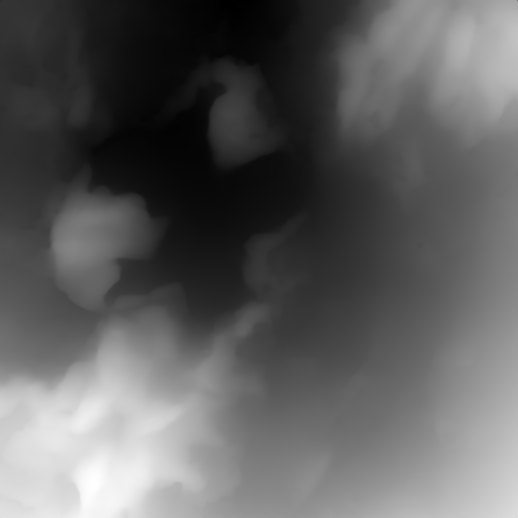
#> input picture backend/debug_raw_depth.png, 518 x 518 px
$ python -i damage.py   (imports and definitions only)   (older library calls are emulated)
#> lines starting #> are read from the running program, lines starting #| are printed output that depends on the picture; after the words box and inside, x2 and y2 are one past the last pixel; in counts of white or black regions, pixels touching at a corner belong together
#> further down, picture is the input picture: PIL image 518x518 L; min 0, max 255, mean 94.9
### backend/app/terrain/disaster_analyzer.py
"""
DisasterAnalyzer — Dual-Temporal Disaster Intelligence Engine
Production-grade bi-temporal change detection with:
1. ORB feature-based spatial registration + homography warp alignment
2. CDF histogram matching for radiometric normalization
3. Multi-index change detection: SSIM, NDVI, NDWI, BSI, SCV
4. Composite disruption map with adaptive percentile thresholding
5. Auto disaster category classification
6. Location-aware demographics & tiered economic cost aggregation
"""

import io
import base64
import math
import cv2
import numpy as np
from PIL import Image
from typing import Optional, Dict, Tuple, List, Any


# ---------------------------------------------------------------------------
# Regional population density lookup (persons per sq km)
# Source: India Census 2011 + UIDAI 2024 estimates
# ---------------------------------------------------------------------------
REGIONAL_DENSITY = {
    "urban":      12000,   # Dense urban core (Delhi, Mumbai, Kolkata)
    "semi_urban":  3500,   # Peri-urban / city outskirts
    "rural":        450,   # Rural / village regions
    "hilly":        120,   # Himalayan / hilly terrain
    "default":      800,   # National fallback average
}

# Tiered cost per destroyed structure (INR)
COST_PER_STRUCTURE_INR = {
    "urban":      3500000,   # ₹35 Lakhs
    "semi_urban": 1800000,   # ₹18 Lakhs
    "rural":       800000,   # ₹8 Lakhs
    "hilly":       600000,   # ₹6 Lakhs
    "default":    1200000,   # ₹12 Lakhs
}

# Infrastructure & crop damage per hectare (INR)
INFRA_COST_PER_HECTARE_INR = {
    "urban":      250000,
    "semi_urban": 150000,
    "rural":       80000,
    "hilly":       50000,
    "default":    100000,
}

INR_TO_USD = 84.0


class DisasterAnalyzer:
    """
    Dual-temporal disaster change detection engine with multi-spectral index
    analysis and geospatial demographics aggregation.
    """

    def __init__(
        self,
        target_size: Tuple[int, int] = (512, 512),
        gsd_m_per_px: float = 1.5,
        region_type: str = "default",
    ):
        self.target_size = target_size
        self.gsd_m_per_px = gsd_m_per_px
        self.region_type = region_type
        self.sq_m_per_px = gsd_m_per_px ** 2

    # -----------------------------------------------------------------------
    # 1. Spatial Alignment — ORB Feature Registration
    # -----------------------------------------------------------------------
    # [205 lines left out: functions _align_images, _histogram_match, _compute_ndvi, _compute_ndwi, _compute_bsi, _compute_scv and 4 more, not called in this run]

    # -----------------------------------------------------------------------
    # 7. Connected Component Footprint Analysis
    # -----------------------------------------------------------------------
    def _count_damaged_structures(
        self, high_mask: np.ndarray
    ) -> Tuple[int, int, int, int]:
        """
        Returns (building_count, max_footprint_area_px, epicenter_x, epicenter_y).
        Also stores self._damaged_centroids as list of [x, y] for each building.
        """
        h, w = high_mask.shape
        high_u8 = (high_mask.astype(np.uint8)) * 255
        kernel = cv2.getStructuringElement(cv2.MORPH_RECT, (5, 5))
        cleaned = cv2.morphologyEx(high_u8, cv2.MORPH_OPEN, kernel)
        num_labels, labels, stats, centroids = cv2.connectedComponentsWithStats(cleaned)

        count = 0
        max_area = 0
        epi_x, epi_y = w // 2, h // 2
        building_centroids = []

        for i in range(1, num_labels):
            area = stats[i, cv2.CC_STAT_AREA]
            if 25 <= area <= 5000:
                count += 1
                cx = int(centroids[i][0])
                cy = int(centroids[i][1])
                building_centroids.append([cx, cy])
                if area > max_area:
                    max_area = area
                    epi_x = cx
                    epi_y = cy

        if count == 0 and np.sum(high_mask) > 0:
            count = max(1, int(np.sum(high_mask) / 120.0))
            # Generate approximate centroids from high-damage regions
            ys, xs = np.where(high_mask)
            if len(xs) > 0:
                # Cluster into approximate building locations
                step = max(1, len(xs) // min(count, 50))
                indices = list(range(0, len(xs), step))[:count]
                for idx in indices:
                    building_centroids.append([int(xs[idx]), int(ys[idx])])

        self._damaged_centroids = building_centroids
        return count, max_area, epi_x, epi_y

    # -----------------------------------------------------------------------
    # 8. Demographics & Economic Aggregation
    # -----------------------------------------------------------------------
    def _aggregate_demographics(
        self,
        building_count: int,
        impact_pixels: int,
        impact_hectares: float,
        latitude: Optional[float] = None,
        longitude: Optional[float] = None,
    ) -> Dict[str, Any]:
        """
        Location-aware population & cost estimation.
        """
        region = self.region_type

        # Heuristic region detection from coordinates (India)
        if latitude is not None and longitude is not None:
            if latitude > 30.0:
                region = "hilly"  # Himalayan belt
            elif latitude < 15.0 and longitude > 78.0:
                region = "semi_urban"
            # Default stays as initialized

        density = REGIONAL_DENSITY.get(region, REGIONAL_DENSITY["default"])
        cost_per_bldg = COST_PER_STRUCTURE_INR.get(region, COST_PER_STRUCTURE_INR["default"])
        infra_per_ha = INFRA_COST_PER_HECTARE_INR.get(region, INFRA_COST_PER_HECTARE_INR["default"])

        # Affected population = density × impact area in sq km
        impact_sq_km = (impact_pixels * self.sq_m_per_px) / 1e6
        affected_pop = max(int(density * impact_sq_km), int(building_count * 4.8))

        # Economic cost
        structure_cost_inr = building_count * cost_per_bldg
        infra_cost_inr = int(impact_hectares * infra_per_ha)
        total_inr = structure_cost_inr + infra_cost_inr
        total_usd = int(total_inr / INR_TO_USD)
        total_inr_lakhs = round(total_inr / 100000.0, 2)

        return {
            "region_type": region,
            "population_density_per_sqkm": density,
            "affected_population": affected_pop,
            "cost_inr": total_inr,
            "cost_inr_lakhs": total_inr_lakhs,
            "cost_usd": total_usd,
            "structure_cost_inr": structure_cost_inr,
            "infrastructure_cost_inr": infra_cost_inr,
        }

    # -----------------------------------------------------------------------
    # 9. Heatmap Overlay Generation
    # -----------------------------------------------------------------------
    def _generate_heatmap_overlay(
        self, diff_norm: np.ndarray, detected_type: str, img_after: Optional[np.ndarray] = None
    ) -> Tuple[str, np.ndarray, np.ndarray]:
        """
        Generates crystal-clear satellite-blended damage heatmap PNG (base64).
        """
        h, w = diff_norm.shape
        mod_mask = (diff_norm >= 0.25) & (diff_norm < 0.50)
        high_mask = diff_norm >= 0.50

        if img_after is not None:
            bg_rgb = img_after.astype(np.float32)
            blended = bg_rgb.copy()
            blended[mod_mask] = 0.55 * bg_rgb[mod_mask] + 0.45 * np.array([245, 158, 11])
            blended[high_mask] = 0.40 * bg_rgb[high_mask] + 0.60 * np.array([239, 68, 68])

            high_u8 = high_mask.astype(np.uint8) * 255
            contours, _ = cv2.findContours(high_u8, cv2.RETR_EXTERNAL, cv2.CHAIN_APPROX_SIMPLE)
            cv2.drawContours(blended, contours, -1, (255, 255, 255), 1)

            final_rgba = np.dstack((blended.astype(np.uint8), np.full((h, w), 255, dtype=np.uint8)))
            overlay_img = Image.fromarray(final_rgba, mode="RGBA")
        else:
            overlay = np.zeros((h, w, 4), dtype=np.uint8)
            overlay[mod_mask] = [245, 158, 11, 160]
            overlay[high_mask] = [239, 68, 68, 220]
            overlay_img = Image.fromarray(overlay, mode="RGBA")

        buf = io.BytesIO()
        overlay_img.save(buf, format="PNG")
        b64 = base64.b64encode(buf.getvalue()).decode("utf-8")

        return b64, mod_mask, high_mask

    # -----------------------------------------------------------------------
    # 10. Staging Point Detection
    # -----------------------------------------------------------------------
    def _find_staging_point(self, diff_norm: np.ndarray) -> Tuple[int, int]:
        """Find low-risk staging location for rescue team."""
        low_mask = diff_norm < 0.20
        if np.any(low_mask):
            y_idxs, x_idxs = np.where(low_mask)
            return int(x_idxs[0]), int(y_idxs[0])
        return 30, 30

    # ===================================================================
    # PRIMARY API: Full Bi-Temporal Analysis
    # ===================================================================
    # [123 lines left out: function analyze, not called in this run]

    # ===================================================================
    # SECONDARY API: Single-Image Disaster Analysis
    # ===================================================================
    def analyze_single(
        self,
        after_image: Image.Image,
        disaster_type: str = "auto",
        latitude: Optional[float] = None,
        longitude: Optional[float] = None,
        gsd: Optional[float] = None,
    ) -> Dict[str, Any]:
        """
        Single-view multi-disaster assessment on a present optical image.
        """
#> called with disaster_type = 'auto'
        w, h = self.target_size
        if gsd is not None and gsd > 0:
            self.gsd_m_per_px = gsd
            self.sq_m_per_px = gsd ** 2

        img = np.array(after_image.convert("RGB").resize((w, h), Image.LANCZOS))
        gray = cv2.cvtColor(img, cv2.COLOR_RGB2GRAY)

        # Texture disruption via Laplacian
        laplacian = cv2.Laplacian(gray, cv2.CV_32F)
        abs_lap = np.abs(laplacian)
        lap_blur = cv2.GaussianBlur(abs_lap, (15, 15), 0)
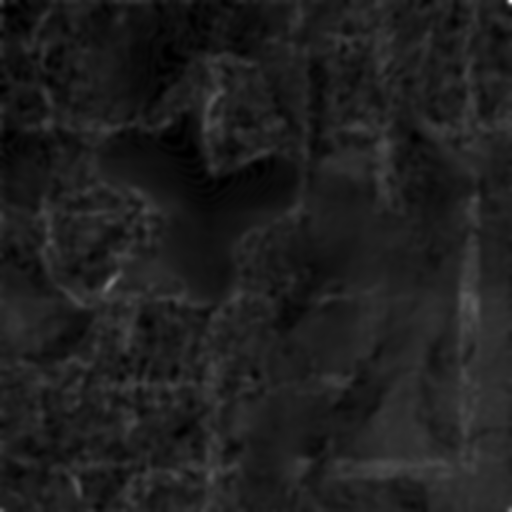
#> lap_blur: shape (512, 512) float32; min 0.00113, max 9.45, mean 1.16; drawn with min black and max white

        # HSV-based anomaly
        hsv = cv2.cvtColor(img, cv2.COLOR_RGB2HSV)
#> hsv: shape (512, 512, 3); mean H, S, V 0, 0, 94.9
        val = hsv[:, :, 2].astype(np.float32) / 255.0

        p98_lap = np.percentile(lap_blur, 98) + 1e-5
#> p98_lap = 2.14
        disruption = 0.6 * (lap_blur / p98_lap) + 0.4 * (1.0 - val)
        disruption_norm = np.clip(cv2.GaussianBlur(disruption, (11, 11), 0), 0.0, 1.0)
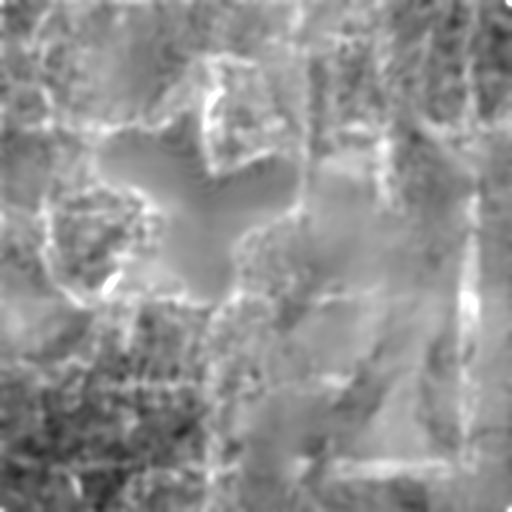
#> disruption_norm: shape (512, 512) float32; min 0.157, max 1, mean 0.576

        # Generate satellite-blended heatmap overlay
        change_b64, mod_mask, high_mask = self._generate_heatmap_overlay(disruption_norm, disaster_type, img_after=img)
#> in _generate_heatmap_overlay, `mod_mask = (diff_norm >= 0.25) & (diff_norm < 0.50)`:
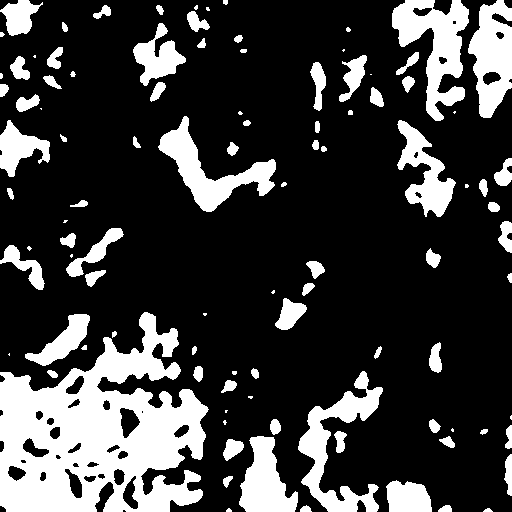
#> mod_mask: shape (512, 512) bool; 23.3% white; 102 white regions (25 under 20 px), largest, box (x1, y1, x2, y2) and area: (0, 312, 209, 512) 24230, (392, 0, 469, 121) 4352, (298, 371, 383, 512) 3960
#> in _generate_heatmap_overlay, `contours, _ = cv2.findContours(high_u8, cv2.RETR_EXTERNAL, cv2.CHAIN_A..`: contours = 28 contours, 10 with area under 20; largest, box (x1, y1, x2, y2) and area: (0, 0, 512, 512) 212134, (120, 408, 140, 438) 342, (123, 476, 138, 509) 227, (65, 469, 82, 498) 221, (433, 0, 452, 15) 174
#> in _generate_heatmap_overlay, `cv2.drawContours(blended, contours, -1, (255, 255, 255), 1)`:
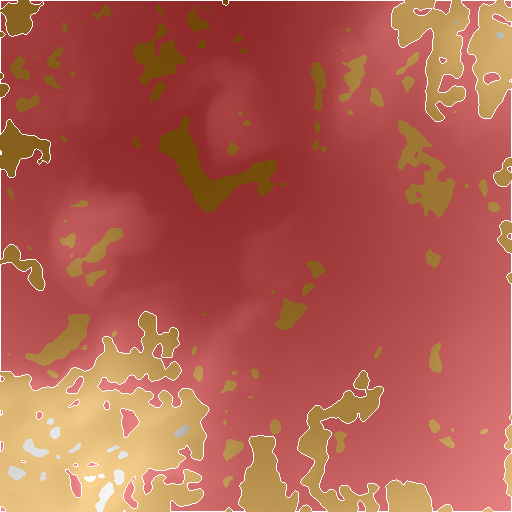
#> blended: shape (512, 512, 3) float32; mean R, G, B 179.7, 94.3, 78.9

        total_change_pct = round(float(np.mean(disruption_norm >= 0.35)) * 100.0, 1)
#> total_change_pct = 96.4
        high_damage_pct = round(float(np.mean(high_mask)) * 100.0, 1)
#> high_damage_pct = 76.2
        mod_damage_pct = round(float(np.mean(mod_mask)) * 100.0, 1)
#> mod_damage_pct = 23.3

        building_count, _, epi_x, epi_y = self._count_damaged_structures(high_mask)
#> in _count_damaged_structures, `cleaned = cv2.morphologyEx(high_u8, cv2.MORPH_OPEN, kernel)`:
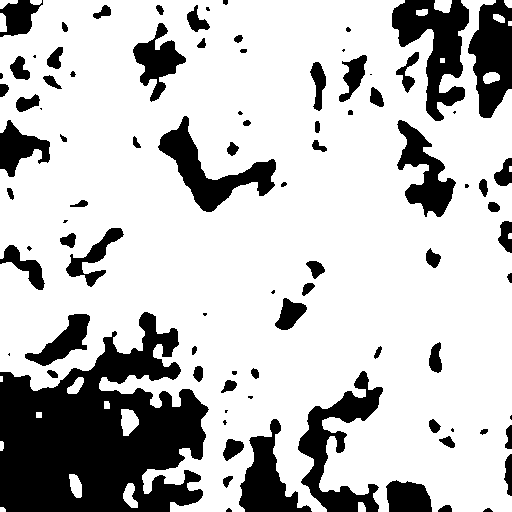
#> cleaned: shape (512, 512); 75.8% white; 90 black regions (22 under 20 px), largest, box (x1, y1, x2, y2) and area: (0, 312, 209, 512) 26011, (392, 0, 469, 121) 4451, (298, 371, 383, 512) 4266
#> in _count_damaged_structures, `num_labels, labels, stats, centroids = cv2.connectedComponentsWithStat..`:
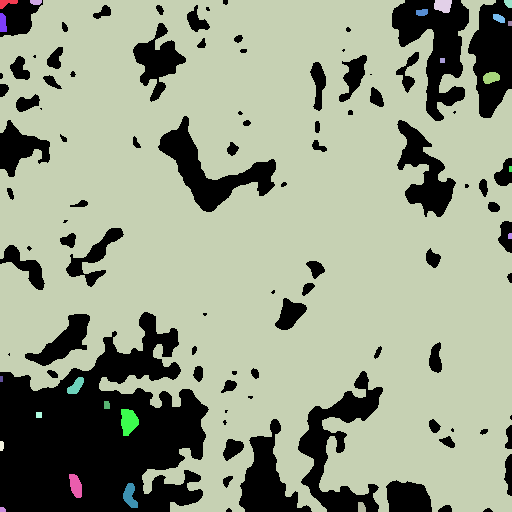
#> labels: shape (512, 512) int32; 24 distinct labels, from 0 to 23; one colour per label, 0 black
#> in _count_damaged_structures, `num_labels, labels, stats, centroids = cv2.connectedComponentsWithStat..`: num_labels = 24; stats = 24 rows, first 6: [0, 0, 512, 512, 63561], [0, 0, 18, 9, 94], [30, 0, 12, 5, 53], [0, 0, 512, 512, 196449], [434, 0, 18, 13, 193], [504, 0, 8, 8, 53]; centroids = 24 rows, first 8: [213.1, 308.1], [6.73, 2.54], [35.57, 1.77], [269.7, 238.3], [442.6, 5.24], [508, 3.04], [421.6, 12.01], [2.59, 22.78]
#> the loop in _count_damaged_structures, `for i in range(1, num_labels):` made 23 passes
#> (area, cx, cy, max_area, epi_x, epi_y) on passes 1, 4, 17: (94, 6, 2, 94, 6, 2), (193, 442, 5, 193, 442, 5), (360, 128, 421, 360, 128, 421)
#> after the loop in _count_damaged_structures, `for i in range(1, num_labels):`: building_centroids = [[6, 2], [35, 1], [442, 5], [508, 3], [421, 12], [2, 22], [498, 17], [442, 60], [490, 77], [75, 385], [106, 404], [128, 421], [38, 414], [1, 445], [75, 485], [129, 495], [361, 506], [2, 509]]; count = 18; epi_x = 128; epi_y = 421; max_area = 360
#> in _count_damaged_structures, `self._damaged_centroids = building_centroids`: self._damaged_centroids has the same summary as building_centroids
#> building_count = 18; epi_x = 128; epi_y = 421
        staging_x, staging_y = self._find_staging_point(disruption_norm)
#> in _find_staging_point, `low_mask = diff_norm < 0.20`:
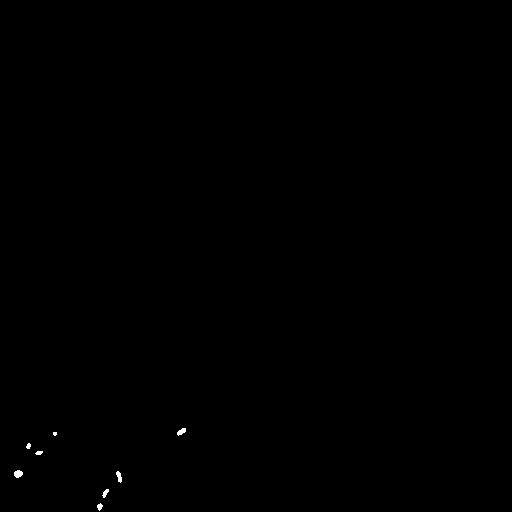
#> low_mask: shape (512, 512) bool; 0.1% white; 8 white regions (1 under 20 px), largest, box (x1, y1, x2, y2) and area: (14, 470, 23, 478) 54, (116, 471, 122, 483) 45, (177, 428, 186, 436) 44
#> in _find_staging_point, `y_idxs, x_idxs = np.where(low_mask)`: y_idxs = 268 values from 428 to 510; x_idxs = 268 values, max 185 at index 3, min 14 at index 117, mean 86.47
#> staging_x = 182; staging_y = 428

        impact_pixels = int(np.sum(disruption_norm >= 0.35))
#> impact_pixels = 252813
        impact_area_sqm = int(impact_pixels * self.sq_m_per_px)
#> impact_area_sqm = 568829
        impact_hectares = round(impact_area_sqm / 10000.0, 2)
#> impact_hectares = 56.88

        demographics = self._aggregate_demographics(
            building_count, impact_pixels, impact_hectares, latitude, longitude
        )
#> in _aggregate_demographics, `impact_sq_km = (impact_pixels * self.sq_m_per_px) / 1e6`: impact_sq_km = 0.569
#> in _aggregate_demographics, `affected_pop = max(int(density * impact_sq_km), int(building_count * 4..`: affected_pop = 455
#> in _aggregate_demographics, `structure_cost_inr = building_count * cost_per_bldg`: structure_cost_inr = 21600000
#> in _aggregate_demographics, `infra_cost_inr = int(impact_hectares * infra_per_ha)`: infra_cost_inr = 5688000
#> in _aggregate_demographics, `total_inr = structure_cost_inr + infra_cost_inr`: total_inr = 27288000
#> in _aggregate_demographics, `total_usd = int(total_inr / INR_TO_USD)`: total_usd = 324857
#> in _aggregate_demographics, `total_inr_lakhs = round(total_inr / 100000.0, 2)`: total_inr_lakhs = 272.9
#> demographics = {'region_type': 'default', 'population_density_per_sqkm': 800, 'affected_population': 455, 'cost_inr': 27288000, 'cost_inr_lakhs': 272.9, 'cost_usd': 324857, 'structure_cost_inr': 21600000, 'infrastructure_cost_inr': 5688000}

        damage_status = "Minimal / Undetected"
        if total_change_pct > 25.0:
            damage_status = "CRITICAL DISASTER ZONE"
        elif total_change_pct > 10.0:
            damage_status = "HIGH DISASTER IMPACT"
        elif total_change_pct > 3.0:
            damage_status = "MODERATE STRUCTURAL SHIFT"

        return {
            "change_heatmap_png": change_b64,
            "disaster_type": "Disaster Assessment (Single View)",
            "total_change_pct": total_change_pct,
            "high_damage_pct": high_damage_pct,
            "moderate_damage_pct": mod_damage_pct,
            "damage_status": damage_status,
            "building_count": building_count,
            "affected_population": demographics["affected_population"],
            "impact_area_sqm": impact_area_sqm,
            "impact_area_hectares": impact_hectares,
            "cost_usd": demographics["cost_usd"],
            "cost_inr_lakhs": demographics["cost_inr_lakhs"],
            "epicenter_pos": [epi_x, epi_y],
            "staging_pos": [staging_x, staging_y],
            "spatial_aligned": False,
            "mean_ssim": None,
            "ndvi_loss_pct": None,
            "ndwi_gain_pct": None,
            "bsi_gain_pct": None,
            "edge_disruption_pct": None,
            "scv_mean": None,
            "region_type": demographics["region_type"],
            "population_density_per_sqkm": demographics["population_density_per_sqkm"],
            "damaged_centroids": getattr(self, '_damaged_centroids', [])[:50],
        }

### backend/app/terrain/damage.py
"""
Multi-Disaster Damage Analysis & Satellite Pre-Disaster Change Detection Engine
Supports Earthquake, Flood/Inundation, Landslide, Cyclone/Storm, and Wildfire assessment.
Includes automated historical satellite image retrieval from ArcGIS World Imagery.
"""

import io
import base64
import urllib.request
import cv2
import numpy as np
from PIL import Image, ImageFilter, ImageEnhance


# [312 lines left out: functions fetch_pre_disaster_satellite, analyze_disaster, analyze_single_image_disaster, not called in this run]

>>> from PIL import Image
>>> picture = Image.open('../../debug_raw_depth.png')
>>> result = analyze_single_image_disaster(picture)
#> in analyze_single_image_disaster, `result = analyzer.analyze_single(after_image, disaster_type=disaster_t..`: result = 24 items
#> result = 24 items
